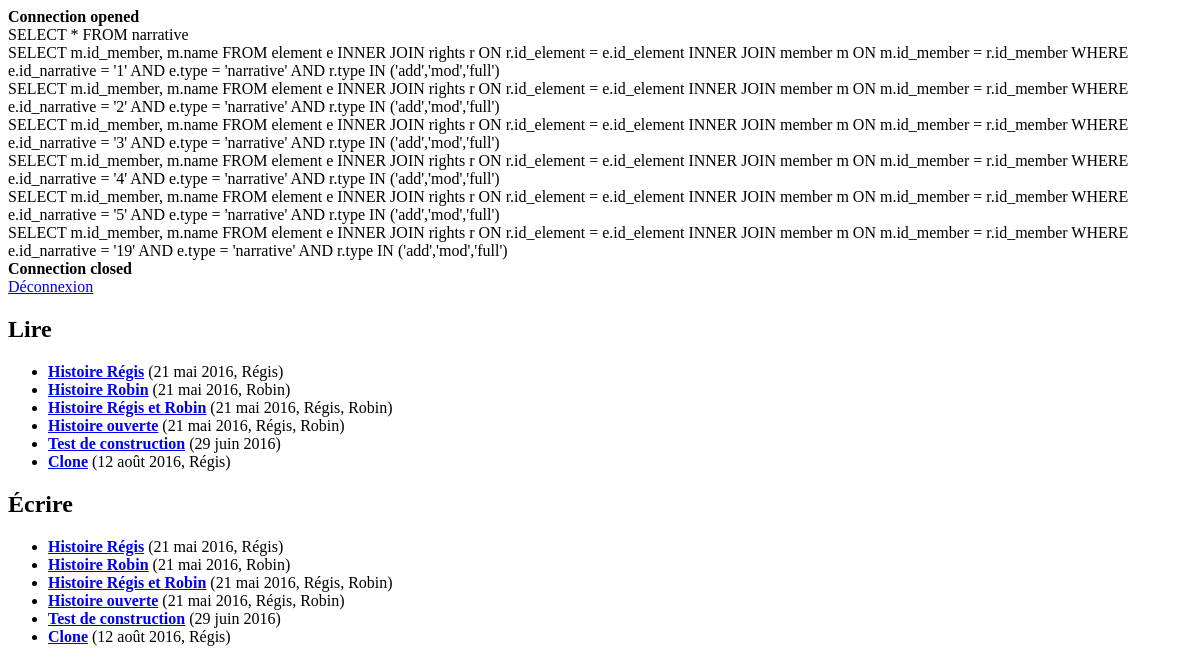
The app's page /php/library.php, older data.
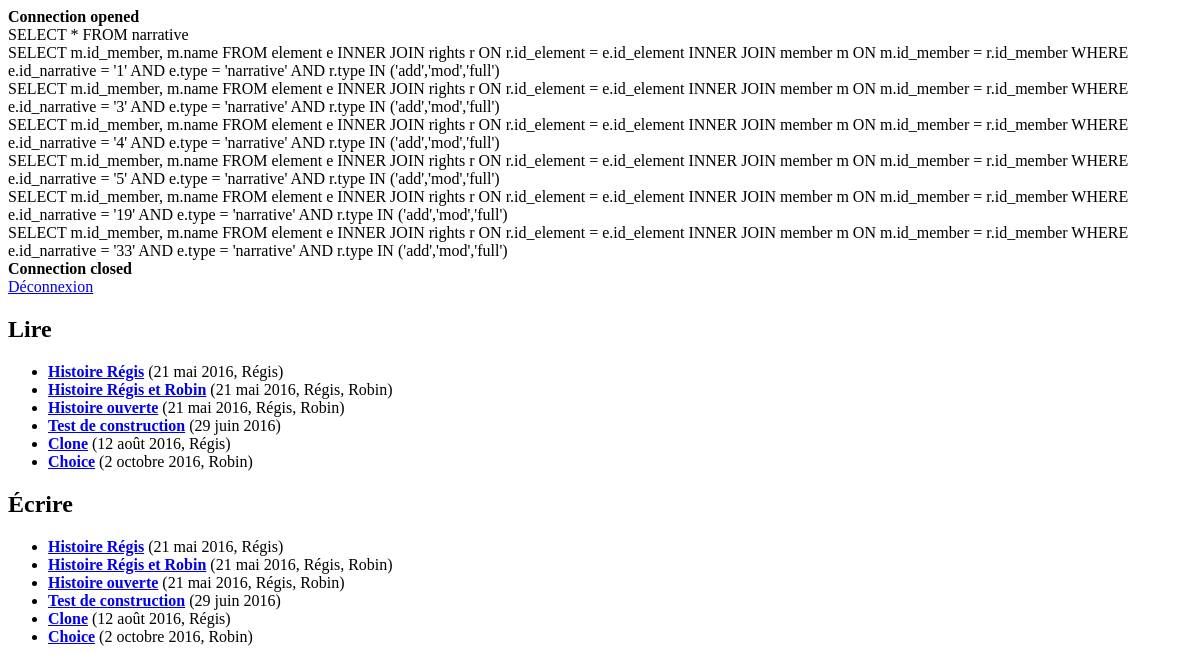
The same page, newer data.
### tables this page shows
CREATE TABLE `narrative` (
  `id_narrative` int(11) NOT NULL,
  `title` varchar(64) NOT NULL,
  `abstract` text NOT NULL,
  `date` datetime NOT NULL DEFAULT CURRENT_TIMESTAMP
);

CREATE TABLE `member` (
  `id_member` int(11) NOT NULL,
  `name` varchar(64) NOT NULL,
  `password` varchar(64) NOT NULL,
  `email` varchar(64) NOT NULL,
  `last_visit` datetime DEFAULT NULL,
  `date` datetime NOT NULL DEFAULT CURRENT_TIMESTAMP
);

### php/library.php (the view, shortened to what this page needs)
<?php
include("functions/function.php");
openConnection();
$datas = getNarrativesData ();
closeConnection();
?>
<html>
    <head>
    </head>
    <body>
		<a href="index.php">Déconnexion</a>
		<h2>Lire</h2>
		<ul>
			<?php
			foreach ($datas as $data)
			{
				echo "<li><a href=\"reader.php?id_narrative=".$data['id_narrative']."\"><b>" . $data['title'] . "</a></b> (" . formatDate($data['date']);
				foreach ($data['authors'] as $author) { echo ", " . $author['name']; }
				echo ")</li>";
			}
			?>
		</ul>
		<h2>Écrire</h2>
		<ul>
			<?php
			foreach ($datas as $data)
			{
				echo "<li><a href=\"editor.php?id_narrative=".$data['id_narrative']."\"><b>" . $data['title'] . "</a></b> (" . formatDate($data['date']);
				foreach ($data['authors'] as $author) { echo ", " . $author['name']; }
				echo ")</li>";
			}
			?>
		</ul>
	</body>
</html>

### php/functions/function.php (shortened to what this page needs)
<?php
function openConnection ()
{
	if ($GLOBALS['verbose_sql'] && !$GLOBALS['no_verbose']) { echo "<B>Connection opened</B><BR>\n"; }
}
function closeConnection ()
{
	if ($GLOBALS['verbose_sql'] && !$GLOBALS['no_verbose']) { echo "<B>Connection closed</B><BR>\n"; }
}
function printSQL ($sql)
{
	if ($GLOBALS['verbose_sql'] && !$GLOBALS['no_verbose']) { echo $sql."<BR>\n"; }
}
function execSQL ($sql)
{
	$result = $GLOBALS['sql_connection']->query($sql) or trigger_error ($GLOBALS['sql_connection']->error." [$sql]");
	return $result;
}
function formatDate ($date)
{
	$frMonth = Array("", "janvier", "février", "mars", "avril", "mai", "juin", "juillet", "août", "septembre", "octobre", "novembre", "décembre");
	$strDate = strtotime ($date);
	$formatDate = date('j',$strDate) . " " . $frMonth[date('n',$strDate)] . " " . date('Y',$strDate);
	return $formatDate;
}
function getNarrativesData ($id_narrative = NULL)
{
	$data = array();
	if (is_null($id_narrative)) { $whereClause = ""; } else { $whereClause = "WHERE id_narrative = '$id_narrative'"; }
	$sql = "SELECT * FROM narrative $whereClause";
	$result = execSQL ($sql);
	while ($row = $result->fetch_assoc())
	{
		$id_narrative = $row['id_narrative'];
		$data[$id_narrative] = $row;
		$data[$id_narrative]['authors'] = array();
		$sql2 = "SELECT m.id_member, m.name FROM element e
					INNER JOIN rights r ON r.id_element = e.id_element
					INNER JOIN member m ON m.id_member = r.id_member
				WHERE e.id_narrative = '$id_narrative' AND e.type = 'narrative' AND r.type IN ('add','mod','full')";
		$result2 = execSQL ($sql2);
		while ($row2 = $result2->fetch_assoc())
		{
			$author = array();
			$author['id_member'] = $row2['id_member'];
			$author['name'] = $row2['name'];
			$data[$id_narrative]['authors'][$author['id_member']] = $author;
		}
	}
	return $data;
}
?>

Row changes from the older to the newer data that the page shows:
removed narrative: id_narrative "SELECT m.id_member, m.name FROM element e INNER JOIN rights r ON r.id_element = e.id_element INNER JOIN member m ON m.id_member = r.id_member WHERE e.id_narrative = '2' AND e.type = 'narrative' AND r.type IN ('add','mod','full')", title "Histoire Robin", date "21 mai 2016", member (name "Robin")
added narrative: id_narrative "SELECT m.id_member, m.name FROM element e INNER JOIN rights r ON r.id_element = e.id_element INNER JOIN member m ON m.id_member = r.id_member WHERE e.id_narrative = '33' AND e.type = 'narrative' AND r.type IN ('add','mod','full')", title "Choice", date "2 octobre 2016", member (name "Robin")
